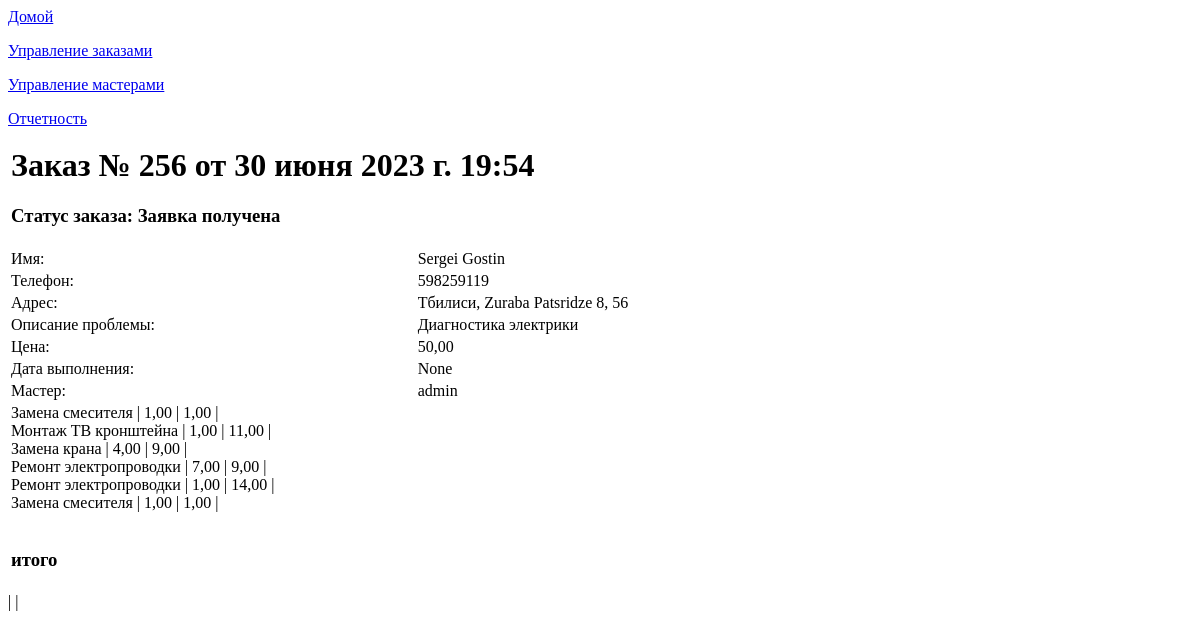
Page /list_order/256 (signed in) on the earlier database version.
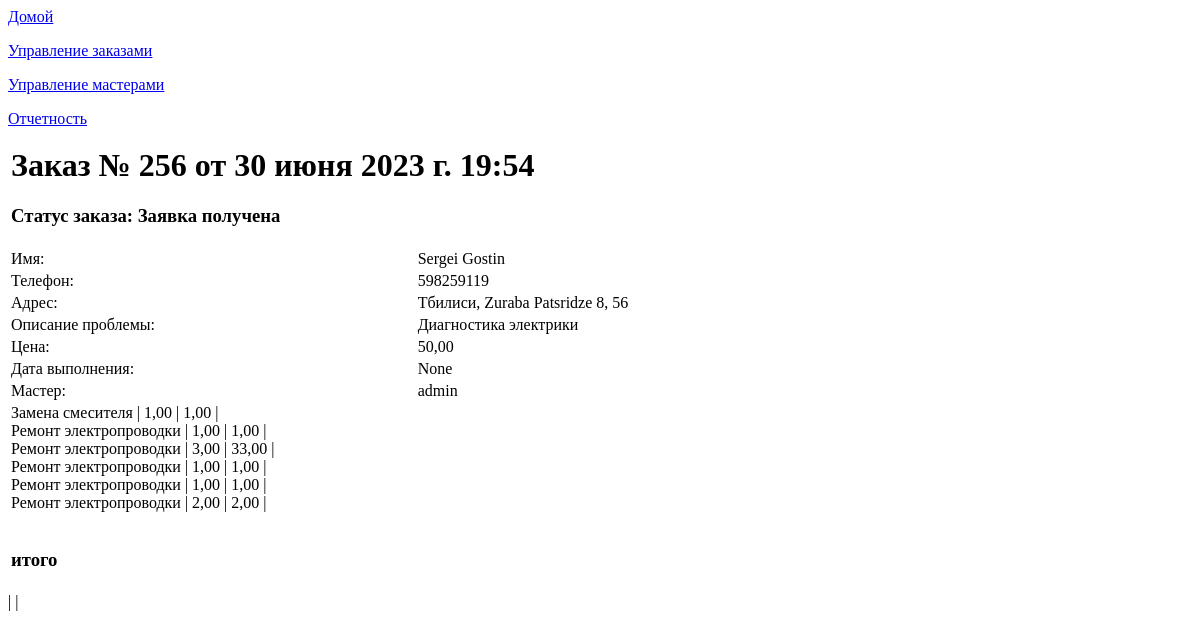
Same page on the later database version.
### app_site/models.py (models this page shows)
class Invoice(models.Model):
    service_id = models.ForeignKey('Service', on_delete=models.CASCADE, null=True, blank=True, )
    order_id = models.ForeignKey('OrderList', on_delete=models.CASCADE, null=True, blank=True, )
    quantity_type = models.CharField(choices=QUANTITY_CHOICES, max_length=3, null=True, blank=True,
                                     verbose_name='Измерение')
    quantity = models.DecimalField(decimal_places=2, max_digits=7, null=True, blank=True, verbose_name='Количество')
    price = models.DecimalField(decimal_places=2, max_digits=7, null=True, blank=True, verbose_name='Цена')

class Service(models.Model):
    name = models.\
        CharField(null=True, blank=True, max_length=500, verbose_name='Услуга')
    type = models.CharField(choices=WORK_CHOICES, null=True, blank=True, max_length=3, verbose_name='Вид работ')
    def __str__(self):
        return f"{self.name}"

### app_site/views.py (the view)
# urls.py: path('list_order/<int:pk>', OrderDatail.as_view(), name='list_detail'),
class OrderDatail(LoginRequiredMixin, DetailView):
    model = OrderList
    template_name = 'order_detail.html'
    context_object_name = 'order'
    def get_queryset(self):
        queryset = super().get_queryset()
        self.queryset = OrderList.objects.filter(repairer_id=self.request.user)
        return self.queryset
    def get_context_data(self, **kwargs):
        context = super().get_context_data(**kwargs)
        context['repairer'] = RepairerList.objects.all()
        return context

### app_site/templatetags/custom_filters.py (called while the page is built)
@register.filter()
def choice_tag(value, A):
    try:
        if A == 'city':
            a = dict(CITY_CHOICES)
        elif A == 'status_order':
            a = dict(ORDER_STATUS)
        elif A == 'month':
            a = dict(MONTH)
        return f'{a[value]}'
    except KeyError:
        return f''

### templates/order_detail.html
{% extends 'flatpages/default.html' %}
{% load custom_filters %}
{% load custom_tags %}
{% block body %}
<table  width="1000">
<tr><td colspan="2"><h1>Заказ № {{ order.pk}} от {{ order.time_in}} </h1>
    <h3>Статус заказа: {{ order.order_status  | choice_tag:'status_order'}}</h3>
</td></tr>
<tr><td>Имя: </td><td>{{ order.customer_name}}</td></tr>
<tr><td>Телефон: </td><td>{{ order.customer_phone }}</td></tr>
<tr><td>Адрес: </td><td>{{ order.address_city | choice_tag:'city'}},
    {{ order.address_street_app}}, {{ order.address_num}}</td></tr>
<tr><td>Описание проблемы: </td><td>{{ order.text_order}}</td></tr>
<tr><td>Цена: </td><td>{{ order.price}}</td></tr>
<tr><td>Дата выполнения: </td><td>{{ order.time_out }}</td></tr>
    {% if order.repairer_id %}
<tr><td>Мастер: </td><td>{{ order.repairer_id}}</td></tr>
    {% else %}
<tr><td>Направить заказ мастеру: </td><td>{%  for i in repairer  %}
    <a href="../add?pk_order={{ order.pk }}&pk_repairer={{i.pk}}">{{ i.s_name }} {{ i.name}}</a><br>
    {% endfor %}
</td></tr>
    {% endif %}
<tr><td colspan="2">
   {% for service in order.invoice_set.all %}
    {{ service.service_id }} | {{ service.quantity }}  | {{ service.price }} | {{ service.sum}}  <br>
    {% endfor %}<br>
<h3>итого {{ order.sum }}
</h3>
</td></tr>
</table>| {{ service.quantity }} | {{ service.price }}
{% endblock body %}

Differences in the rows shown:
removed Invoice: service_id "Монтаж ТВ кронштейна", quantity "1,00", price "11,00"
removed Invoice: service_id "Замена крана", quantity "4,00", price "9,00"
removed Invoice: service_id "Ремонт электропроводки", quantity "7,00", price "9,00"
removed Invoice: service_id "Ремонт электропроводки", quantity "1,00", price "14,00"
removed Invoice: service_id "Замена смесителя", quantity "1,00", price "1,00"
added Invoice: service_id "Ремонт электропроводки", quantity "1,00", price "1,00"
added Invoice: service_id "Ремонт электропроводки", quantity "3,00", price "33,00"
added Invoice: service_id "Ремонт электропроводки", quantity "1,00", price "1,00"
added Invoice: service_id "Ремонт электропроводки", quantity "1,00", price "1,00"
added Invoice: service_id "Ремонт электропроводки", quantity "2,00", price "2,00"
